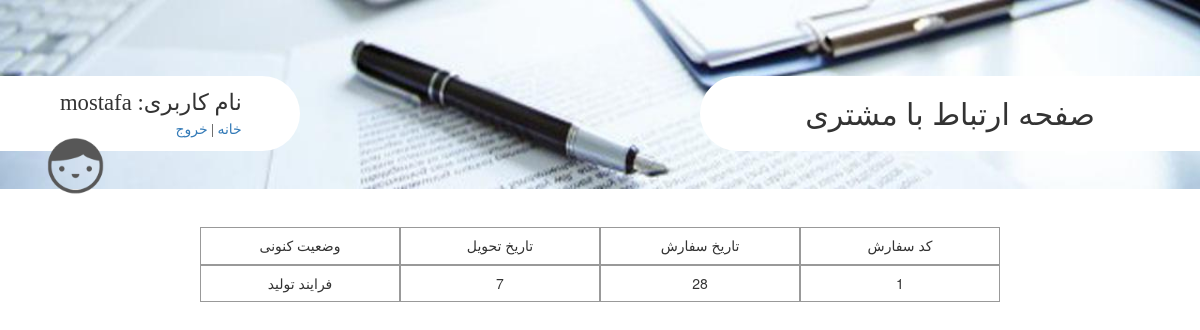
Before: /user/show_reserves/ (signed in) with the older database file.
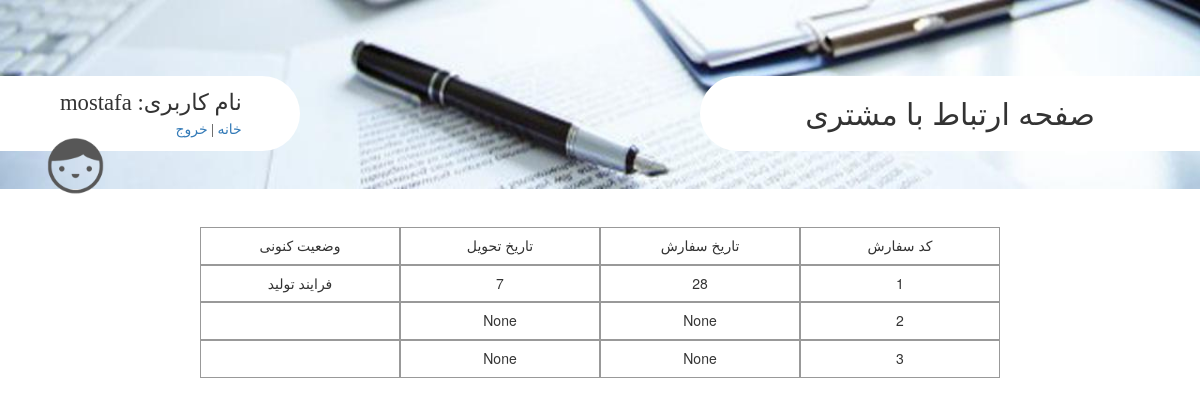
After: the same page with the newer database file.
### ReserveForm/models.py (models this page shows, shortened)
class ReserveForm(models.Model):
    customer = models.ForeignKey(Customer, verbose_name='مشتری', )
    tarh = models.ImageField(upload_to='tarh/', verbose_name='طرح', blank=True, null=True)
    serviceTarh = models.ManyToManyField('ServiceTarh', verbose_name='خدمات طرح', blank=True)
    hasParche = models.BooleanField(verbose_name='پارچه دارد',)
    parche = models.ForeignKey('Parche',verbose_name='پارچه', blank=True, null=True)
    parcheWidth = models.FloatField(verbose_name='عرض پارچه', blank=True, null=True)
    parcheHeight = models.FloatField(verbose_name='طول پارچه', blank=True, null=True)
    number = models.IntegerField(verbose_name='تعداد', blank=True, null=True)
    typeChap = models.ForeignKey('Chap', verbose_name='چاپ', blank=True, null=True)
    dookht = models.ForeignKey('Dookht', verbose_name='دوخت', blank=True, null=True,)
    hasLabel = models.BooleanField(verbose_name='برچسب دارد', )
    reserveDay = models.IntegerField(choices=dayChoice, verbose_name='روز', blank=True, null=True)
    reserveMonth = models.IntegerField(choices=monthChoice, verbose_name='ماه', blank=True, null=True)
    reserveYear = models.IntegerField(verbose_name='سال', blank=True, null=True)
    deliveryDay = models.IntegerField(choices=dayChoice, verbose_name='روز', blank=True, null=True)
    deliveryMonth = models.IntegerField(choices=monthChoice, verbose_name='ماه', blank=True, null=True)
    deliveryYear = models.IntegerField(verbose_name='سال', blank=True, null=True)
    description = models.TextField(verbose_name='توضیح', blank=True, null=True)
    process = models.ForeignKey('Process', verbose_name='فرایند', blank=True, null=True)
    class Meta:
        verbose_name_plural = "سفارش ها"

class Process(models.Model):
    name = models.CharField(max_length=100, verbose_name='نام',)
    class Meta:
        verbose_name_plural = 'فرایند'

### UserManager/views.py (the view)
# urls.py: url(r'show_reserves/', view=views.show_reserves, name='ShowReserves'),
@login_required(login_url='/user/login/')
def show_reserves(request):
    customer = Customer.objects.get(user=request.user)
    forms = ReserveForm.objects.filter(customer=customer)
    context = {'forms':forms, 'customer':customer}
    return render(request, 'showReserves.html', context=context)

### templates/showReserves.html
{% extends 'customerBase.html' %}
{% load static %}
{% block load_style_file %}
    <link href="{% static 'css/showReserves.css' %}" rel="stylesheet" type="text/css">
{% endblock %}
{% block content %}
    <div id="main-content-wrapper" class="container-fluid">
        <div class="row">
            <div id="table-wrapper" class="col-md-8 col-md-offset-2 container-fluid">
                <div class="row">
                    <div class="col-md-3 center-horizontally cell">
                        <h5 class="text-wrapper">وضعیت کنونی</h5>
                    </div>
                    <div class="col-md-3 center-horizontally cell">
                        <h5 class="text-wrapper">تاریخ تحویل</h5>
                    </div>
                    <div class="col-md-3 center-horizontally cell">
                        <h5 class="text-wrapper">تاریخ سفارش</h5>
                    </div>
                    <div class="col-md-3 center-horizontally cell">
                        <h5 class="text-wrapper">کد سفارش</h5>
                    </div>
                </div>
                {% for form in forms %}
                    <div class="row">
                        <div class="col-md-3 center-horizontally cell">
                            <h5 class="text-wrapper">{{ form.process.name }}</h5>
                        </div>
                        <div class="col-md-3 center-horizontally cell">
                            <h5 class="text-wrapper">{{ form.deliveryDay }}</h5>
                        </div>
                        <div class="col-md-3 center-horizontally cell">
                            <h5 class="text-wrapper">{{ form.reserveDay }}</h5>
                        </div>
                        <div class="col-md-3 center-horizontally cell">
                            <h5 class="text-wrapper">{{ form.id }}</h5>
                        </div>
                    </div>
                {% endfor %}
            </div>
        </div>
    </div>
{% endblock %}

Changed rows visible on the page:
added ReserveForm: deliveryDay "None", reserveDay "None", id "2"
added ReserveForm: deliveryDay "None", reserveDay "None", id "3"
